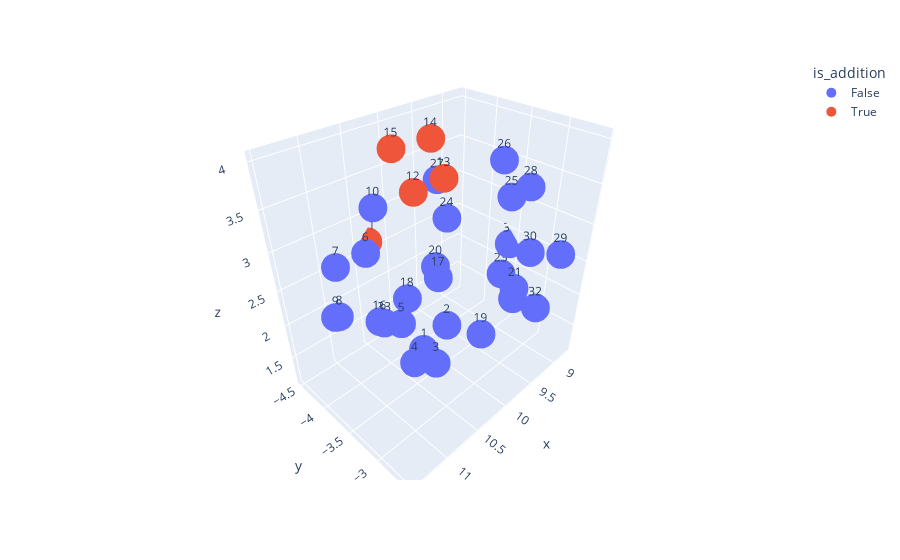

Write notebook code for a chart like this one.
### Code cell
import plotly.express as px

fig = px.scatter_3d(tf_idf_reduced, y="y", x="x", z="z", text="chapter", color="is_addition")
fig.update_traces(marker_size=10)
fig.show()

### Figure 1 — Plotly figure (JSON) as saved in the notebook; plotly's stock layout.template omitted (floating-point values rounded to 4 significant figures)
{"data": [{"hovertemplate": "is_addition=False<br>x=%{x}<br>y=%{y}<br>z=%{z}<br>chapter=%{text}<extra></extra>", "legendgroup": "False", "marker": {"color": "#636efa", "size": 10, "symbol": "circle"}, "mode": "markers+text", "name": "False", "scene": "scene", "showlegend": true, "text": ["1", "2", "3", "4", "5", "6", "7", "8", "9", "10", "16", "17", "18", "19", "20", "21", "22", "23", "24", "25", "26", "27", "28", "29", "30", "31", "32", "33"], "type": "scatter3d", "x": [10.09, 9.777, 10.35, 10.75, 10.88, 10.95, 11.07, 11.46, 11.23, 10.39, 11.27, 10.75, 10.34, 9.993, 9.606, 9.908, 9.21, 8.832, 9.366, 9.024, 9.221, 9.452, 9.284, 9.008, 9.066, 8.739, 9.567, 10.53], "y": [-3.825, -3.706, -3.329, -3.267, -3.296, -3.698, -4.102, -3.504, -3.982, -4.279, -3.129, -2.886, -3.821, -2.955, -4.089, -2.629, -3.113, -3.603, -4.122, -3.402, -3.402, -4.209, -2.98, -2.661, -3.031, -3.58, -2.552, -4.044], "z": [1.149, 1.449, 1.434, 1.773, 2.414, 3.127, 2.816, 2.735, 2.294, 3.197, 2.786, 3.145, 2.143, 1.916, 2.114, 2.707, 1.906, 1.851, 2.721, 3.155, 3.673, 3.249, 3.518, 2.689, 2.572, 2.301, 2.292, 1.745]}, {"hovertemplate": "is_addition=True<br>x=%{x}<br>y=%{y}<br>z=%{z}<br>chapter=%{text}<extra></extra>", "legendgroup": "True", "marker": {"color": "#EF553B", "size": 10, "symbol": "circle"}, "mode": "markers+text", "name": "True", "scene": "scene", "showlegend": true, "text": ["11", "12", "13", "14", "15"], "type": "scatter3d", "x": [10.34, 10.5, 10.4, 9.969, 10.36], "y": [-4.504, -3.468, -3.162, -3.779, -3.932], "z": [2.632, 3.715, 3.926, 4.015, 3.974]}], "layout": {"legend": {"title": {"text": "is_addition"}, "tracegroupgap": 0}, "margin": {"t": 60}, "scene": {"domain": {"x": [0, 1], "y": [0, 1]}, "xaxis": {"title": {"text": "x"}}, "yaxis": {"title": {"text": "y"}}, "zaxis": {"title": {"text": "z"}}}}}
